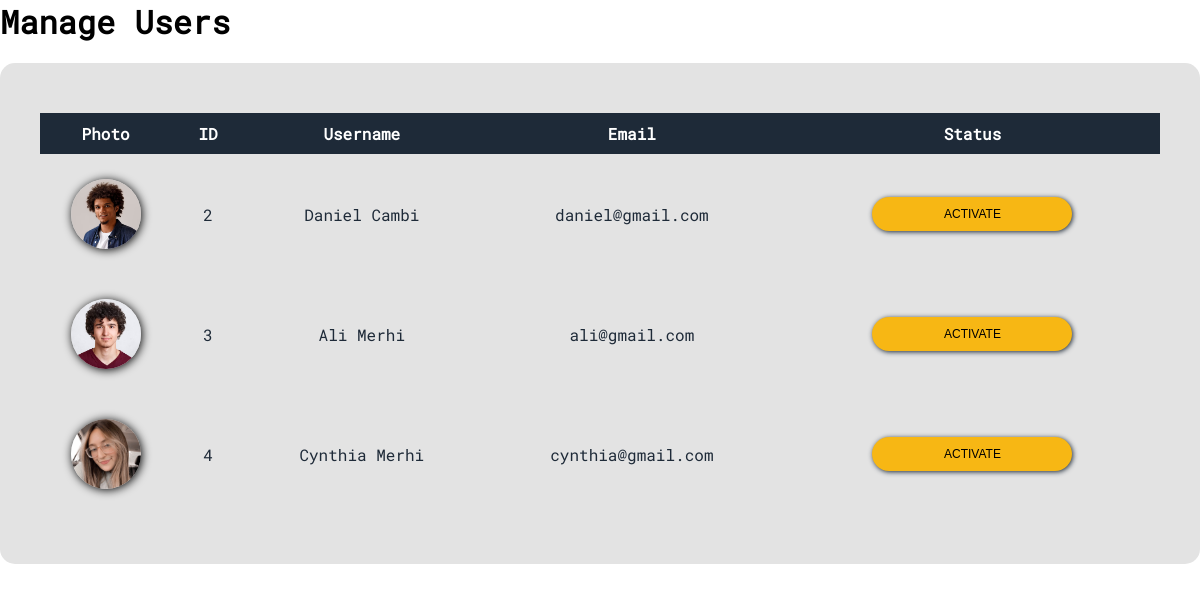
The app's page /pages/nav-screens/manageUsers.php with its own data.
### tables this page shows
CREATE TABLE IF NOT EXISTS `users` (
  `userID` int NOT NULL AUTO_INCREMENT,
  `username` varchar(50) NOT NULL,
  `profilePhoto` varchar(200) NOT NULL DEFAULT 'profile_placeholder.png',
  `email` varchar(50) NOT NULL,
  `hashed_password` varchar(64) NOT NULL,
  `role` varchar(20) NOT NULL DEFAULT 'user',
  `status` tinyint(1) NOT NULL DEFAULT '1',
  PRIMARY KEY (`userID`),
  UNIQUE KEY `username` (`username`),
  UNIQUE KEY `email` (`email`)
);

### pages/nav-screens/manageUsers.php (the view, shortened to what this page needs)
<?php
include '../../database/connection.php';
$getAllUsers = "
            SELECT *
            FROM USERS
            where role LIKE '%user%';
";
$result = mysqli_query($db , $getAllUsers) or die(mysqli_error($db));
?>
<link rel="stylesheet" href="../../styles/manageUsers.css" />
<h1>Manage Users </h1>
<table cellspacing="0" cellpadding="0">
    <thead>
        <tr>
            <th>Photo</th>
            <th>ID</th>
            <th>Username</th>
            <th>Email</th>
            <th>Status</th>
        </tr>
    </thead>
    <tbody>
        <?php
    while ($row = mysqli_fetch_assoc($result)){  ?>
        <tr>
            <td>
                <img src="../../drawables/uploaded-images/<?= $row['profilePhoto'] ?>" alt="user-profile"
                    class="user-profile">
            </td>
            <td> <?= $row['userID'] ?> </td>
            <td> <?=$row['username'] ?></td>
            <td> <?=$row['email'] ?></td>
            <td>
                <button class="activation-toggle-btn" data-set-user-id=<?= $row['userID']?>
                    data-set-account-status=<?= intval($row['status'])?>>
                    <?php
              echo intval($row['status']) === 0 ? "Deactivate" : "Activate";
            ?>
                </button>
            </td>
        </tr>
        <?php }?>
</table>

### styles/globalStyle.css (style rules this page uses)
* { margin: 0; padding: 0; box-sizing: border-box; }

### styles/main-nav-bar.css (style rules this page uses)
* { margin: 0; padding: 0; box-sizing: border-box; }

### styles/manageUsers.css (style rules this page uses)
table { width: 100%; padding: 50px 40px; background-color: #e3e3e3; margin: 20px 0px; border-radius: 15px; box-shadow: 5px 5px 5px white; }
th { padding: 10px; text-align: center; }
table thead { background-color: var(--primary-color); color: white; font-weight: bolder; padding: 5px 0px; }
table td { padding: 25px 0px; color: var(--primary-color); text-align: center; }
.user-profile { width: 70px; height: 70px; box-shadow: 1px 1px 10px black; object-fit: cover; border-radius: 100%; background: transparent; cursor: pointer; transition: transform 0.4s ease-in-out, width 0.4s ease-in-out, height 0.4s ease-in-out; }
.activation-toggle-btn { width: 200px; padding: 10px 20px; color: black; text-transform: uppercase; background-color: var(--highlight-color); border-radius: 50px; border: none; box-shadow: 1px 1px 5px var(--primary-color); cursor: pointer; font-size: 12px; transition: all 0.2s ease-in-out; }

### records on screen
users: profilePhoto (picture), userID "2", username "Daniel Cambi", email "daniel@gmail.com", status "ACTIVATE"
users: profilePhoto (picture), userID "3", username "Ali Merhi", email "ali@gmail.com", status "ACTIVATE"
users: profilePhoto (picture), userID "4", username "Cynthia Merhi", email "cynthia@gmail.com", status "ACTIVATE"
